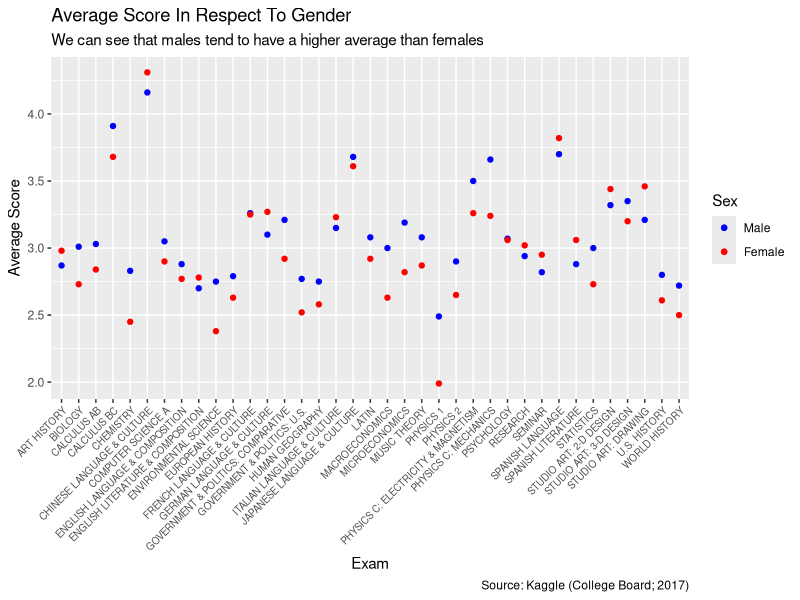
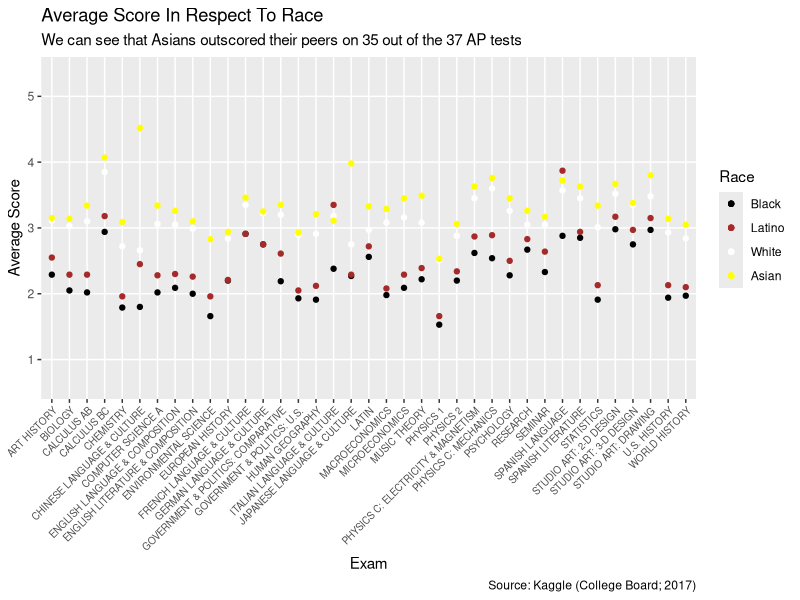

Reproduce these figures in R, in order.
## ---- chunk 1
#| message: FALSE 
knitr::opts_chunk$set(echo = FALSE)
library(tidyverse)
library(ggthemes)
library(stringr)
# Learn more about creating websites with Distill at:
# https://rstudio.github.io/distill/website.html

# Learn more about publishing to GitHub Pages at:
# https://rstudio.github.io/distill/publish_website.html#github-pages
## ---- chunk 2
#| message: FALSE 
data <- read_csv("exams.csv", show_col_types = FALSE)
data1 <- data|>
  select("Exam Subject", "Score", "Students (Male)", "Students (Female)")
colnames(data1) <- c("Subject", "Score", "Male", "Female")

data1 |>
  drop_na() |>
  group_by(Subject) |>
  filter(Score == "Average") |>
  
  ggplot(aes(x = Subject)) +
  geom_point(aes(y = Male, color = "Blue"), show.legend = TRUE) +
  geom_point(aes(y = Female, color = "Red"), show.legend = TRUE) +
  
  scale_color_manual(values = c("Blue" = "blue", "Red" = "red"),
                     labels = c("Male", "Female")) +
  
  theme(legend.position = "right", axis.text.x = element_text(angle=45, hjust=1, size = 7)) +
  
  labs(title = "Average Score In Respect To Gender",
       subtitle = "We can see that males tend to have a higher average than females",
       x = "Exam",
       y = "Average Score",
       caption = "Source: Kaggle (College Board; 2017)",
       color = "Sex")
## ---- chunk 3
#| message: FALSE 
data <- read_csv("exams.csv", show_col_types = FALSE)
data2 <- data|>
  select("Exam Subject", "Score", "Students (White)", "Students (Black)", "Students (Hispanic/Latino)", "Students (Asian)")
colnames(data2) <- c("Subject", "Score", "White", "Black", "Latino", "Asian")

data2 |>
  drop_na() |>
  group_by(Subject) |>
  filter(Score == "Average") |>
  
  ggplot(aes(x = Subject)) +
  geom_point(aes(y = White, color = "White"), show.legend = TRUE) +
  geom_point(aes(y = Black, color = "Black"), show.legend = TRUE) +
  geom_point(aes(y = Latino, color = "Brown"), show.legend = TRUE) +
  geom_point(aes(y = Asian, color = "Yellow"), show.legend = TRUE) +
  
  scale_color_manual(values = c("White" = "White", "Black" = "Black", "Brown" = "Brown", "Yellow" = "Yellow"),
                     
                     labels = c("Black", "Latino", "White", "Asian")) +
  
                     scale_y_discrete(limits = c("1","2","3","4","5"))+
  
  theme(legend.position = "right", axis.text.x = element_text(angle=45, hjust=1, size = 7)) +
  
  labs(title = "Average Score In Respect To Race",
       subtitle = "We can see that Asians outscored their peers on 35 out of the 37 AP tests",
       x = "Exam",
       y = "Average Score",
       caption = "Source: Kaggle (College Board; 2017)",
       color = "Race")
